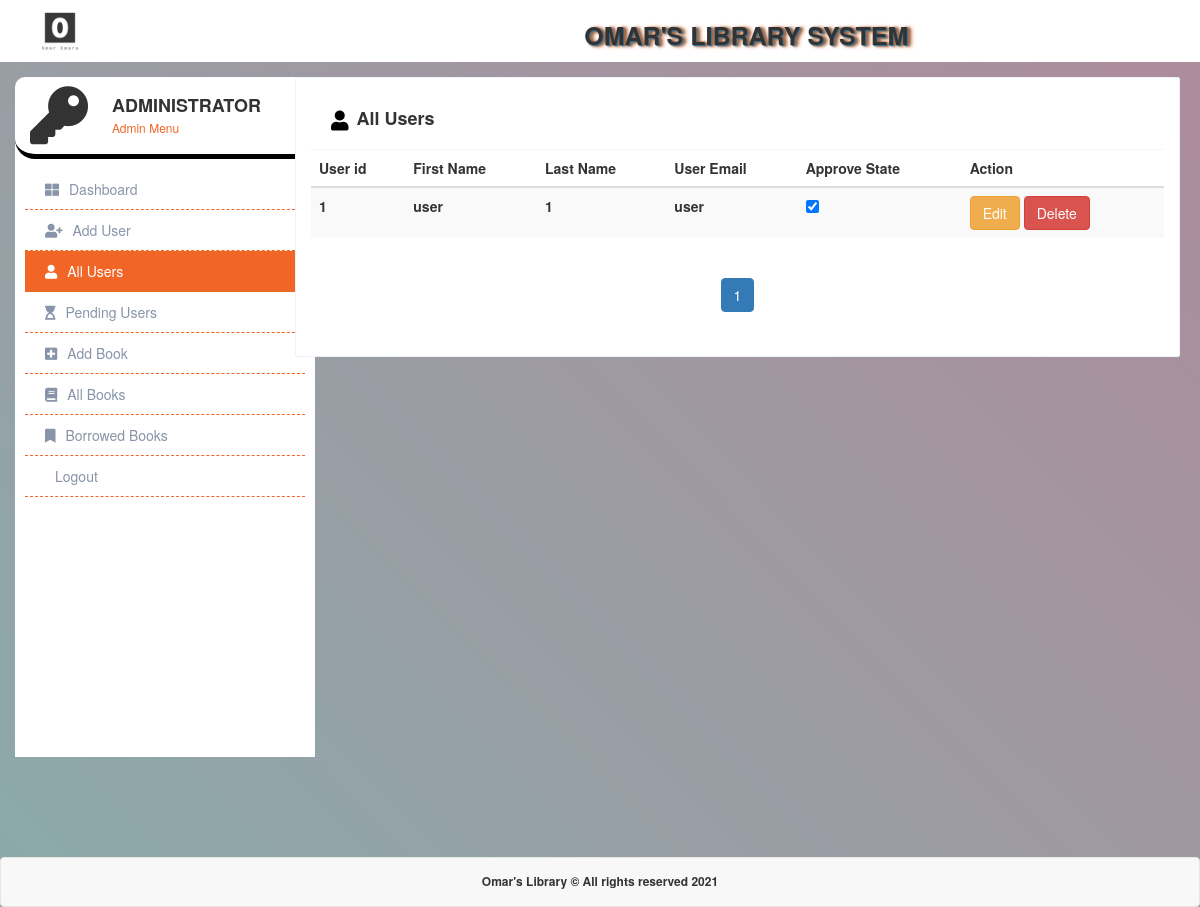
The page /admin-dashboard.php?menu=all-users (signed in) on the database its author committed.
### tables this page shows
CREATE TABLE `user` (
  `user_id` int(11) NOT NULL,
  `user_email` varchar(100) NOT NULL,
  `first_name` varchar(30) NOT NULL,
  `last_name` varchar(30) NOT NULL,
  `is_valid` tinyint(1) NOT NULL,
  `password` varchar(30) NOT NULL
);

### includes/inc.all-users.php (the view)
<div class="dashboard-caption col-lg-9 col-md-4">
<?php $res_list = getApprovedUsers($conn); ?>
        <div class="dashboard-caption-header">
                <h4><i class="fa fa-user" aria-hidden="true"></i>All Users</h4>
            </div>
                 <div class="table-responsive mb-0"  data-pattern="priority-columns">
                        <table class="table  table-striped">
                            <thead>
                                <tr>
                                    <th>User id</th>
                                    <th data-priority="3">First Name</th>
                                    <th data-priority="3">Last Name</th>
                                    <th data-priority="3">User Email</th>
                                    <th data-priority="3">Approve State</th>
                                    <th data-priority="6">Action</th>
                                </tr>
                                </thead>
                                <tbody>
                                      <?php
                                        foreach ($res_list[0] as $res) {
                                             if($res['is_valid']==1){
                                                 $checked = "checked";
                                           }else{
                                                $checked = "";
                                           }
                                            echo '
                                                <tr>
                                                    <th><span>'.$res['user_id'].'</span></th>
                                                    <th><span>'.$res['first_name'].'</span></th>
                                                     <th><span>'.$res['last_name'].'</span></th>
                                                      <th><span>'.$res['user_email'].'</span></th>
                                                      <td><span><input type="checkbox" class="seekeractivecheck" id="'.$res['user_id'].'" name="" value="'.$res['user_id'].'" '.$checked.'></span></td>
                                                    <td>
                                                        <a href="admin-dashboard.php?menu=edit-user&id='.$res['user_id'].'" class="btn btn-warning">Edit</a>
                                                        <a href="admin-dashboard.php?menu=delete-user&id='.$res['user_id'].'" class="btn btn-danger">Delete</a>
                                                    </td>
                                                </tr>
                                            ';
                                        }
                                    ?>
                            </tbody>
                        </table>
    </div>
    <div class="text-center">
    <?php echo $res_list[1]; ?>
    </div>
</div>
</div>

### includes/inc.admin-sidebar.php
<div class="col-lg-3 col-md-4">
	<div class="side-dashboard">
		<div class="dashboard-avatar">
			<div class="dashboard-avatar-thumb">
				<i class="fa fa-key" aria-hidden="true"></i>
			</div>
			<div class="dashboard-avatar-text">
					<?php $user = getAdminInfoByid($conn, $_SESSION['admin_id']);
						echo "<h4>".$user['firstname']."</h4>";
					?>
					<p style="text-transform:none;">Admin Menu</p>
			</div>
		</div>
		<?php
			if(isset($_GET['menu'])){
				$menu=$_GET['menu'];
			}
			?>
		<div class="dashboard-menu">
			<ul>
				<li class="<?php if($menu=='dashboard'){ echo "active"; } ?>"><a href="admin-dashboard.php?menu=dashboard"><i class="fas fa-th-large"></i>Dashboard</a></li>
				<li class="<?php if($menu=='add-user'){ echo "active"; } ?>"><a href="admin-dashboard.php?menu=add-user"><i class="fa fa-user-plus" aria-hidden="true" style="margin-right: 10px;"></i>Add User</a></li>
				<li class="<?php if($menu=='all-users'){ echo "active"; } ?>"><a href="admin-dashboard.php?menu=all-users"><i class="fa fa-user" aria-hidden="true"></i>All Users</a></li>
				<li class="<?php if($menu=='pending-users'){ echo "active"; } ?>"><a href="admin-dashboard.php?menu=pending-users"><i class="fa fa-hourglass-start" aria-hidden="true"></i>Pending Users</a></li>
				<li class="<?php if($menu=='add-book'){ echo "active"; } ?>"><a href="admin-dashboard.php?menu=add-book"><i class="fa fa-plus-square" aria-hidden="true"></i>Add Book</a></li>
				<li class="<?php if($menu=='all-books'){ echo "active"; } ?>"><a href="admin-dashboard.php?menu=all-books"><i class="fa fa-book" aria-hidden="true"></i>All Books</a></li>
				<li class="<?php if($menu=='borrowed-books'){ echo "active"; } ?>"><a href="admin-dashboard.php?menu=borrowed-books"><i class="fa fa-bookmark" aria-hidden="true"></i>Borrowed Books</a></li>
				<li class="<?php if($menu=='logout.php'){ echo "active"; } ?>"><a href="./logout.php"><i class="fa fa-sign-out" aria-hidden="true"></i>Logout</a></li>
			</ul>
		</div>
	</div>
</div>

### css/style.css (style rules this page uses)
body { background-image: linear-gradient(45deg, #8baaaa 0%, #ae8b9c 100%); }
.side-dashboard { width: 300px; border-top-left-radius: 10px; border-top-right-radius: 10px; background: #fff; padding: 2rem 0; padding-top: 3px; padding-right: 0px; padding-bottom: 2rem; padding-left: 0px; margin-top: 20px; min-height: 85vh; position: fixed; }
.dashboard-avatar { width: 100%; padding-top: 6px; padding-right: 10px; padding-bottom: 10px; padding-left: 10px; text-align: left; border-bottom: 5px solid black; border-radius: 20px; margin-bottom: 10px; }
.dashboard-avatar-thumb { display: inline; }
.dashboard-avatar-thumb i { font-size: 58px; margin-left: 5px; }
.dashboard-avatar-text { display: inline-block; vertical-align: top; margin-left: 20px; }
.dashboard-avatar-text p { text-transform: lowercase; font-size: 12px; color: rgb(241 101 38); margin-bottom: 0px; }
.dashboard-avatar-text h4 { font-size: 18px; text-transform: uppercase; font-weight: bold; margin-bottom: 3px; }
.dashboard-menu ul { padding-left: 10px; padding-right: 10px; }
.dashboard-menu ul li { list-style: none; padding: 0; margin: 0; }
.dashboard-menu ul li i { margin-right: 10px; }
.dashboard-menu ul li a { color: #8894a9; width: 100%; display: inline-block; padding: 1rem 0 1rem 2rem; border-bottom: 1px dashed #f16627; }
.dashboard-menu ul li.active a { background: rgb(241 101 38); color: #fff; border-color: rgba(17, 183, 25, 0.1); }
.dashboard-caption-header { display: flex; flex-wrap: wrap; align-items: center; padding: 2rem; border-bottom: 1px solid #f3f5f9; }
.dashboard-caption { background: #fff; border-radius: 2px; border: 1px solid #eef2fd; margin-top: 20px; padding-bottom: 20px; }
.dashboard-caption-header h4 { flex: 1; font-size: 18px; font-weight: bold; margin-bottom: 0; }
.dashboard-caption-header h4 i { margin-right: 8px; color: black; font-size: 20px; position: relative; top: 3px; }
.table tr { line-height: 15px; min-height: 15px; height: 15px; }

### rows shown on the page
user: user_id "1", first_name "user", last_name "1", user_email "user"

### other values the page prints
$user['firstname'] "ADMINISTRATOR"
